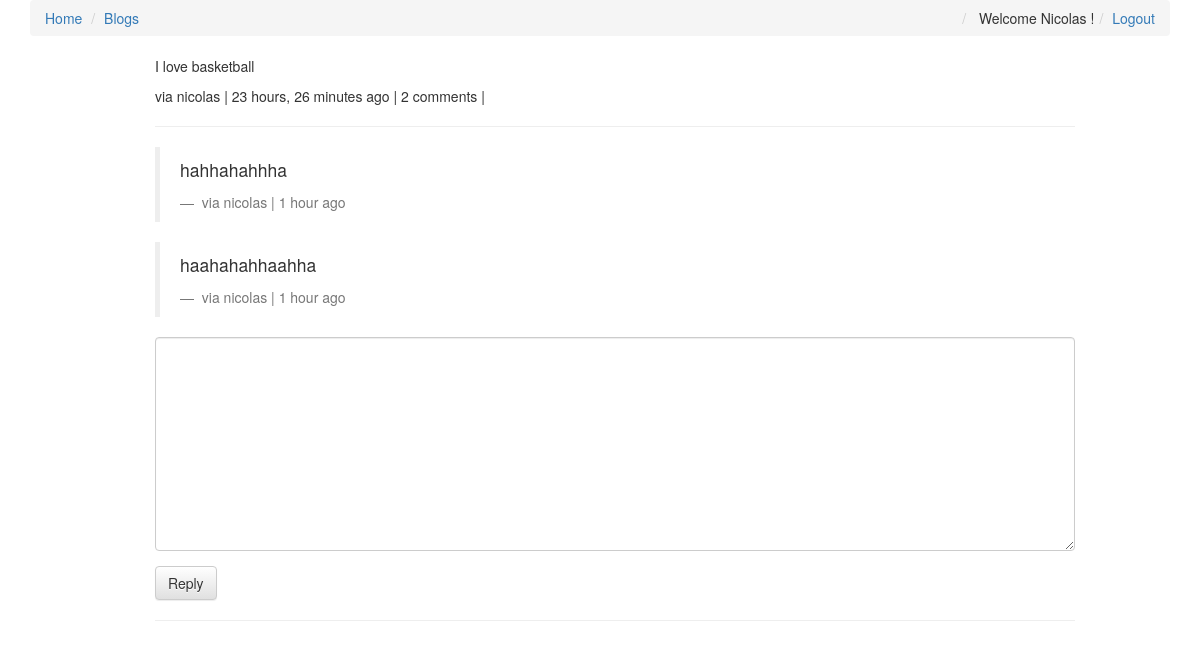
The page /comments/25/ (signed in) on the database its author committed.
### comments/models.py (models this page shows, shortened)
class Comment(models.Model):
    user = models.ForeignKey(settings.AUTH_USER_MODEL, default=1)
    content_type = models.ForeignKey(ContentType, on_delete=models.CASCADE)
    object_id = models.PositiveIntegerField()
    content_object = GenericForeignKey('content_type', 'object_id')
    parent = models.ForeignKey("self", null=True, blank=True)
    content = models.TextField()
    timestamp = models.DateTimeField(auto_now_add=True)
    def children(self):  # replies
        return Comment.objects.filter(parent=self)
    objects = CommentManager()
    class Meta:
        app_label = "comments"
        ordering = ['-timestamp']

### comments/views.py (the view, shortened to what this page needs)
# urls.py: url(r'^(?P<id>\d+)/$', comments_thread, name="comments_thread"),
def comments_thread(request, id):
    comment = get_object_or_404(Comment, id=id)
    initial_data = {
        "content_type": comment.content_type,  # blog that the comment is on
        "object_id": comment.object_id,
    }
    form = CommentForm(request.POST or None, initial=initial_data)
    context = {
        "comment": comment,
        "form": form
    }
    return render(request, "comments/comments_thread.html", context)

### comments/forms.py
class CommentForm(forms.Form):
    content_type = forms.CharField(widget=forms.HiddenInput)
    object_id = forms.CharField(widget=forms.HiddenInput)
    content = forms.CharField(label="", widget=forms.Textarea)

### comments/models.py (called while the page is built)
    def all(self):
        qs = super(CommentManager,self).filter(parent=None)
        return qs

### comments/templates/comments/comments_thread.html (shortened to what this page needs)
{% extends 'index.html' %}
{% load urlify %}
{% load crispy_forms_tags %}
{% block content %}
<div class="container">
    <div class="col-sm-10 col-sm-offset-1">
                <p>{{ comment.content }}</p>
                <footer> via {{ comment.user }} | {{ comment.timestamp | timesince }} ago |
                    {% if comment.children.count > 0 %} {{ comment.children.count }} comment{% if comment.children.count > 1 %}s{% endif %} | {% endif %}</footer>
                <hr/>
                <div >
                    {% for child_comment in comment.children %}
                    <blockquote>
                        <p>{{ child_comment.content }}</p>
                        <footer> via {{ child_comment.user }} | {{ child_comment.timestamp | timesince }} ago</footer>
                    </blockquote>
                    {% endfor %}
                    {% if request.user.is_authenticated %}
                    <form method="POST" action=".">
                        {{ form | crispy }}
                        <input type="submit" value="Reply" class="btn btn-default">
                    </form>
                    {% else %}
                    <p>you must login to comment</p>
                    {% endif %}
                </div>
            <hr/>
    </div>
</div>
{% endblock content %}

### templates/index.html (shortened to what this page needs)
<!DOCTYPE HTML>
{% load static %}
<html>
<head>
    <link rel="stylesheet" href="https://maxcdn.bootstrapcdn.com/bootstrap/3.3.7/css/bootstrap.min.css"
>
    <link rel="stylesheet" href="https://maxcdn.bootstrapcdn.com/bootstrap/3.3.7/css/bootstrap-theme.min.css"
>
    <link rel="stylesheet" href="https://maxcdn.bootstrapcdn.com/font-awesome/4.7.0/css/font-awesome.min.css" >
    <link rel="stylesheet" type="text/css" href="{% static 'css/base.css' %}">
</head>
<body>
<div class="container">
    <ol class="breadcrumb">
        <li><a href="{% url 'blogs:blogs_index' %}">Home</a></li>
        <li><a href="{% url 'blogs:blogs_index' %}">Blogs</a></li>
        {% if not request.user.is_authenticated %}
        <li class="pull-right"><a href="{% url 'accounts:login_view'  %}">Login</a></li>
        <li class="pull-right"><a href="{% url 'accounts:register_view'  %}">Register</a></li>
        {% else %}
        <li class="pull-right"><a href="{% url 'accounts:logout_view'  %}">Logout</a></li>
        <li class="pull-right"> Welcome {{ request.user.username|title }} !</li>
        {% endif %}
    </ol>
</div>
<div class="container">
    {% block content %}
    {% endblock content %}
</div>
</body>
</html>

### rows shown on the page
Comment: content "I love basketball", user "nicolas", timestamp "23 hours, 26 minutes", children.count "2"
Comment: content "hahhahahhha", user "nicolas", timestamp "1 hour"
Comment: content "haahahahhaahha", user "nicolas", timestamp "1 hour"

### other values the page prints
{{ request.user.username|title }} "Nicolas"
